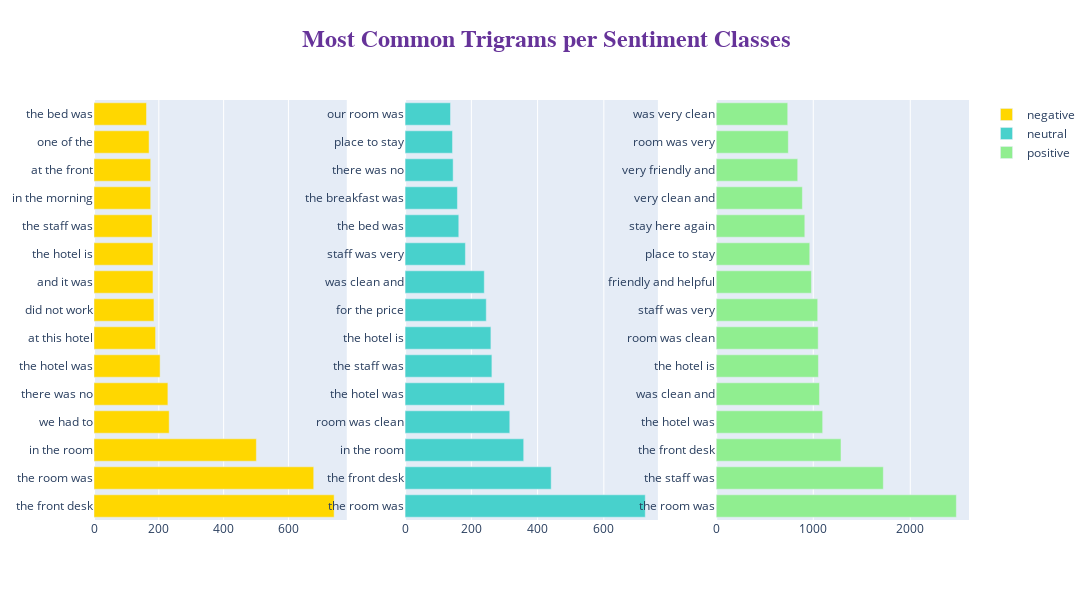

The notebook cell saved with this chart:
### Code cell
# Create a subplot layout with 1 row and 3 columns
fig = make_subplots(rows=1, cols=3)

# Define titles for each subplot based on sentiment labels
title_ = ["negative", "neutral", "positive"]

# Iterate over the three sentiment labels
for i in range(3):
    # Filter tokenized reviews by sentiment label
    texts = df[df["label"] == i]['tokenized_review']

    # Flatten the list of tokenized reviews into a single list of words
    new = texts.str.split()
    new = new.values.tolist()
    corpus = [word for sublist in new for word in sublist]
    
    # Get the top 15 trigrams (three-word phrases) for the current sentiment label
    top_n_trigrams = _get_top_ngram(texts, 3)[:15]
    x, y = map(list, zip(*top_n_trigrams))  # Separate trigrams and their frequencies

    # Add a horizontal bar chart for the current sentiment label
    fig.add_trace(go.Bar(
                x=y,
                y=x,
                orientation='h',
                type="bar",
                name=title_[i],  # Label for the legend
                marker=dict(color=colors[i])), 1, i+1)
    
# Customize the layout of the figure
fig.update_layout(
    autosize=False,
    width=2000,
    height=600,
    title=dict(
        text='<b>Most Common Trigrams per Sentiment Classes</b>',  # Main title
        x=0.5,
        y=0.95,
        font=dict(
            family="Courier New, monospace",  # Font style
            size=24,  # Font size
            color="RebeccaPurple"  # Font color
        )
    )
)

# Display the figure
fig.show()

### Figure 1 — Plotly figure (JSON) as saved in the notebook; plotly's stock layout.template omitted (floating-point values rounded to 4 significant figures)
{"data": [{"marker": {"color": "gold"}, "name": "negative", "orientation": "h", "type": "bar", "x": [741, 678, 501, 232, 228, 204, 190, 185, 182, 182, 179, 175, 175, 170, 162], "xaxis": "x", "y": ["the front desk", "the room was", "in the room", "we had to", "there was no", "the hotel was", "at this hotel", "did not work", "and it was", "the hotel is", "the staff was", "in the morning", "at the front", "one of the", "the bed was"], "yaxis": "y"}, {"marker": {"color": "mediumturquoise"}, "name": "neutral", "orientation": "h", "type": "bar", "x": [725, 441, 358, 316, 300, 262, 259, 245, 239, 182, 162, 158, 145, 143, 137], "xaxis": "x2", "y": ["the room was", "the front desk", "in the room", "room was clean", "the hotel was", "the staff was", "the hotel is", "for the price", "was clean and", "staff was very", "the bed was", "the breakfast was", "there was no", "place to stay", "our room was"], "yaxis": "y2"}, {"marker": {"color": "lightgreen"}, "name": "positive", "orientation": "h", "type": "bar", "x": [2475, 1722, 1286, 1097, 1064, 1053, 1051, 1046, 981, 964, 913, 888, 840, 743, 737], "xaxis": "x3", "y": ["the room was", "the staff was", "the front desk", "the hotel was", "was clean and", "the hotel is", "room was clean", "staff was very", "friendly and helpful", "place to stay", "stay here again", "very clean and", "very friendly and", "room was very", "was very clean"], "yaxis": "y3"}], "layout": {"autosize": false, "height": 600, "title": {"font": {"color": "RebeccaPurple", "family": "Courier New, monospace", "size": 24}, "text": "<b>Most Common Trigrams per Sentiment Classes</b>", "x": 0.5, "y": 0.95}, "width": 2000, "xaxis": {"anchor": "y", "domain": [0, 0.2889]}, "xaxis2": {"anchor": "y2", "domain": [0.3556, 0.6444]}, "xaxis3": {"anchor": "y3", "domain": [0.7111, 1]}, "yaxis": {"anchor": "x", "domain": [0, 1]}, "yaxis2": {"anchor": "x2", "domain": [0, 1]}, "yaxis3": {"anchor": "x3", "domain": [0, 1]}}}
